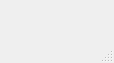
<?xml version="1.0" encoding="UTF-8"?>
<ui version="4.0">
 <class>TrayControlWindow</class>
 <widget class="QMainWindow" name="TrayControlWindow">
  <property name="geometry">
   <rect>
    <x>0</x>
    <y>0</y>
    <width>114</width>
    <height>63</height>
   </rect>
  </property>
  <property name="windowTitle">
   <string>MainWindow</string>
  </property>
  <property name="windowIcon">
   <iconset resource="../../resources/resources.qrc">
    <normaloff>:/hub/Hub-07.png</normaloff>:/hub/Hub-07.png</iconset>
  </property>
  <widget class="QWidget" name="centralwidget"/>
  <widget class="QMenuBar" name="menubar">
   <property name="geometry">
    <rect>
     <x>0</x>
     <y>0</y>
     <width>114</width>
     <height>22</height>
    </rect>
   </property>
  </widget>
  <widget class="QStatusBar" name="statusbar"/>
 </widget>
 <resources>
  <include location="../../resources/resources.qrc"/>
  <include location="../../resources/resources.qrc"/>
  <include location="../../resources/resources.qrc"/>
 </resources>
 <connections/>
</ui>
